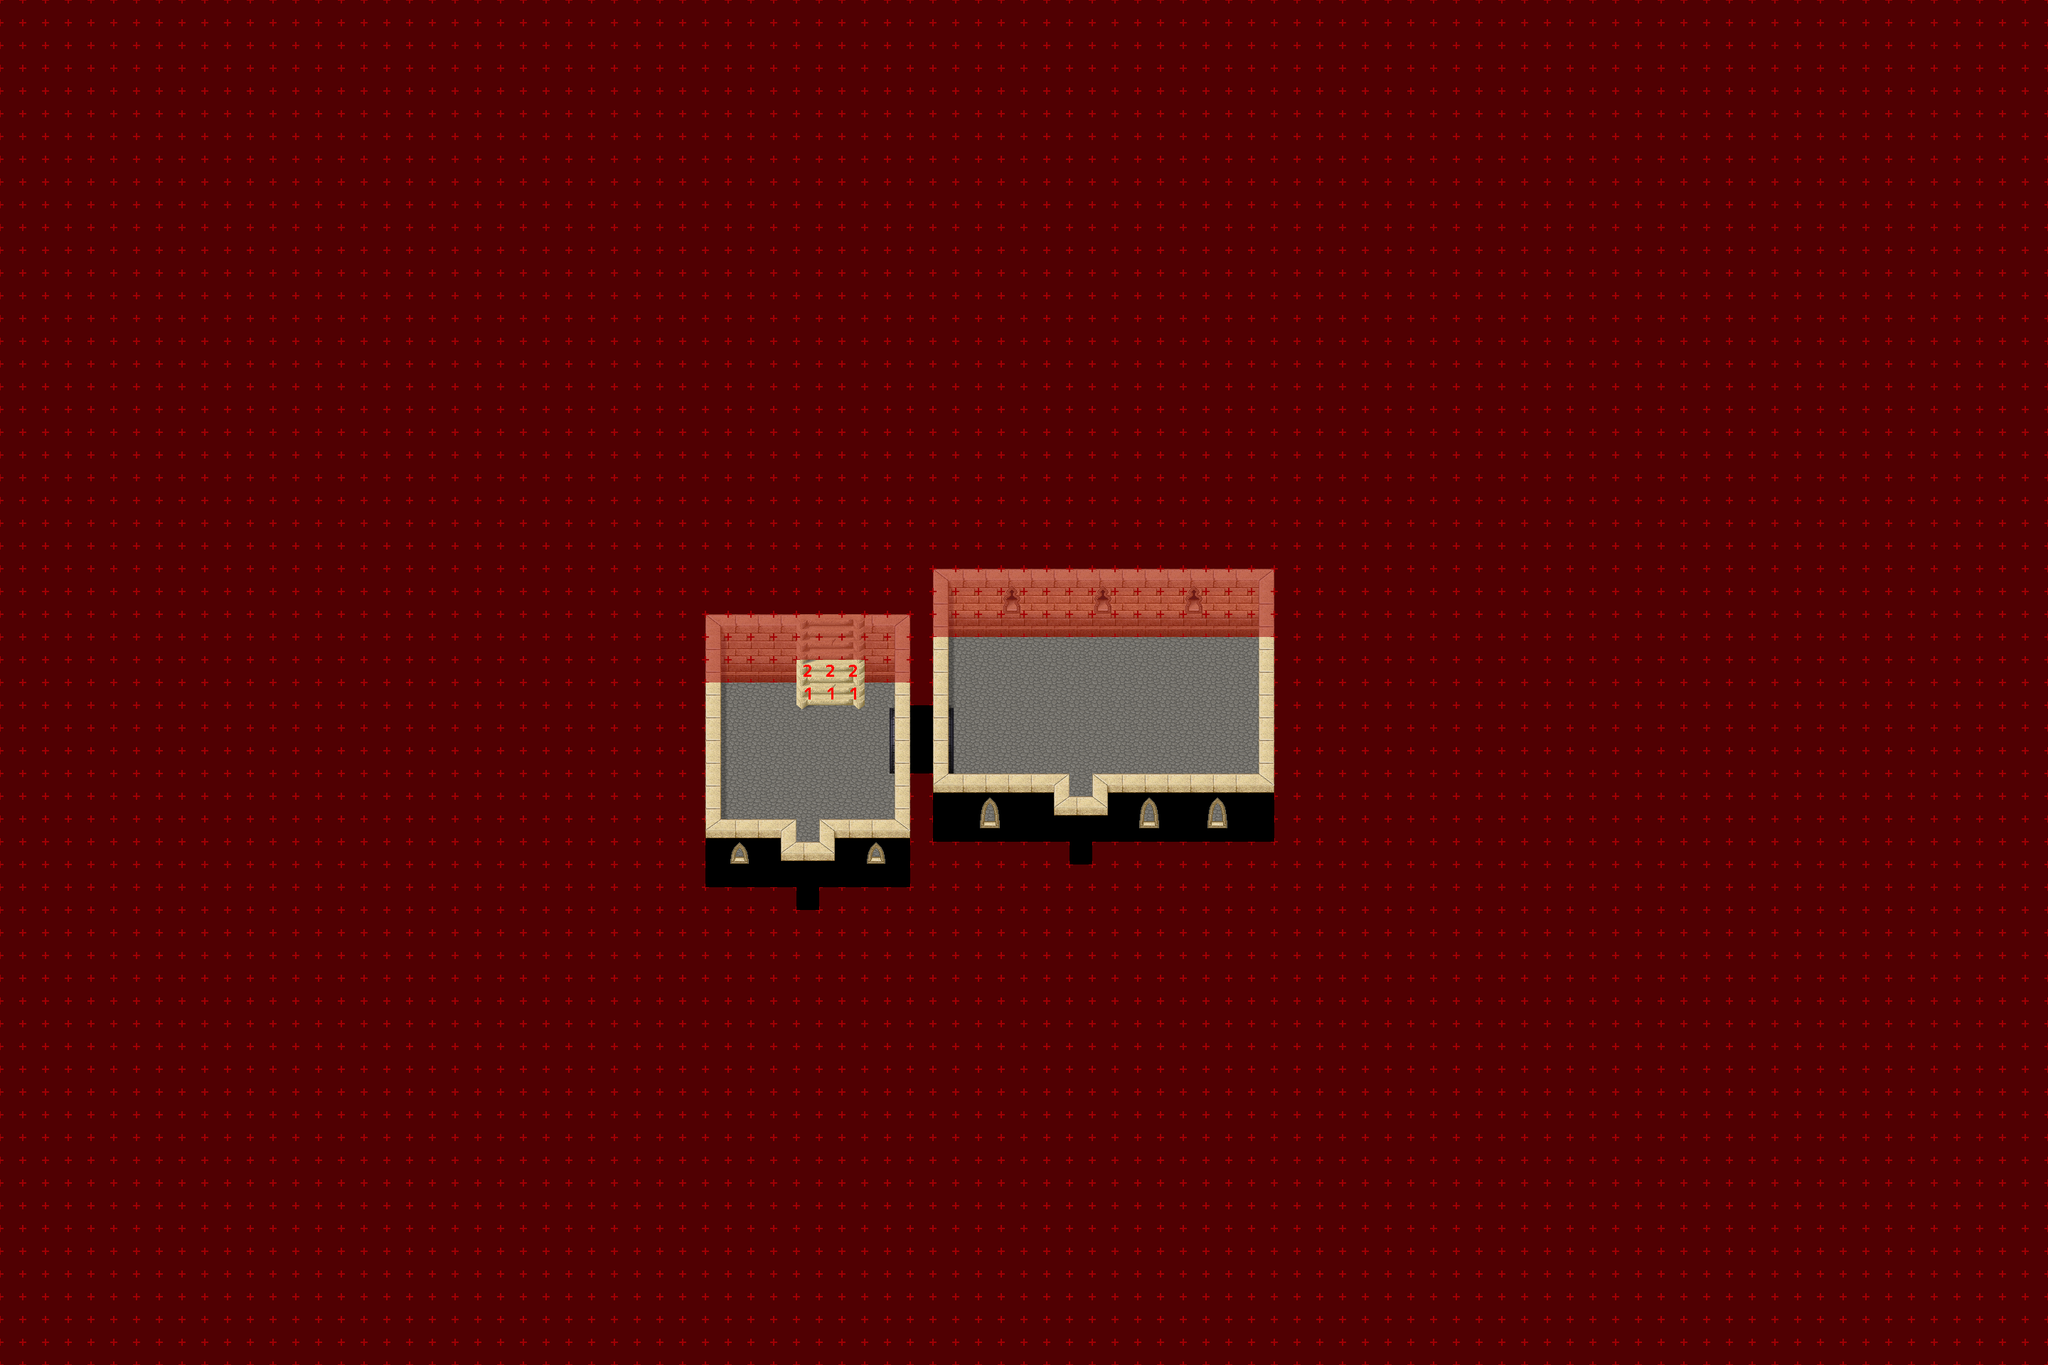

Below is a game level as drawn by its tile map, then a one-line description and the .tmx that defines it (tile-layer data replaced by summaries):
An orthogonal 90x60 tile map with 32x32 px tiles, 8 tile layers (Ground, Ground 2, Ground 3, Fringe, ...), 1 hidden layer not drawn, 4 tilesets and 3 objects (3x warp).

<map version="1.4" tiledversion="1.4.1" orientation="orthogonal" renderorder="right-down" compressionlevel="0" width="90" height="60" tilewidth="32" tileheight="32" infinite="0" nextlayerid="11" nextobjectid="4">
 <properties>
  <property name="license" value="CC BY-SA 3.0" />
  <property name="manaplus version" value="2" />
  <property name="minimap" value="graphics/minimaps/020-2-1.png" />
  <property name="music" value="faith.ogg" />
  <property name="name" value="Brotherhood Castle" />
 </properties>
 <tileset firstgid="1" name="desert-castle-indoor" tilewidth="32" tileheight="32" tilecount="512" columns="16">
  <image source="../graphics/tilesets/desert-castle-indoor.png" width="512" height="1024" />
 </tileset>
 <tileset firstgid="513" name="collision" tilewidth="32" tileheight="32" tilecount="9" columns="3">
  <image source="../graphics/tilesets/collision.png" width="96" height="96" />
 </tileset>
 <tileset firstgid="522" name="desert-castle" tilewidth="32" tileheight="32" tilecount="512" columns="32">
  <image source="../graphics/tilesets/desert-castle.png" width="1024" height="512" />
 </tileset>
 <tileset firstgid="1034" name="level-number" tilewidth="32" tileheight="32" tilecount="16" columns="16">
  <image source="../graphics/tilesets/level-number.png" width="512" height="32" />
 </tileset>
 <layer id="1" name="Ground" width="90" height="60">
  <data>[5400 cells, 5400 non-empty, 4 distinct tile ids]</data>
 </layer>
 <layer id="2" name="Ground 2" width="90" height="60">
  <data>[5400 cells, 43 non-empty, 13 distinct tile ids]</data>
 </layer>
 <layer id="3" name="Ground 3" width="90" height="60">
  <data>[5400 cells, 2 non-empty, 2 distinct tile ids]</data>
 </layer>
 <layer id="4" name="Fringe" width="90" height="60">
  <data>[5400 cells, 0 non-empty, 0 distinct tile ids]</data>
 </layer>
 <layer id="5" name="Over" width="90" height="60">
  <data>[5400 cells, 222 non-empty, 16 distinct tile ids]</data>
 </layer>
 <layer id="6" name="Over 2" width="90" height="60">
  <data>[5400 cells, 31 non-empty, 8 distinct tile ids]</data>
 </layer>
 <layer id="7" name="Over 3" width="90" height="60" visible="0">
  <data>[5400 cells, 0 non-empty, 0 distinct tile ids]</data>
 </layer>
 <layer id="8" name="Collision" width="90" height="60">
  <data>[5400 cells, 5176 non-empty, 1 distinct tile ids]</data>
 </layer>
 <layer id="9" name="Heights" width="90" height="60">
  <data>[5400 cells, 6 non-empty, 2 distinct tile ids]</data>
 </layer>
 <objectgroup id="10" name="Objects">
  <object id="1" name="To Tulimshar" type="warp" x="1120" y="1248" width="32" height="32">
   <properties>
    <property name="dest_map" value="020-1" />
    <property name="dest_x" value="140" />
    <property name="dest_y" value="72" />
   </properties>
  </object>
  <object id="2" name="To Tulimshar" type="warp" x="1504" y="1184" width="32" height="32">
   <properties>
    <property name="dest_map" value="020-1" />
    <property name="dest_x" value="146" />
    <property name="dest_y" value="71" />
   </properties>
  </object>
  <object id="3" name="To Brotherhood Tower" type="warp" x="1120" y="928" width="96" height="32">
   <properties>
    <property name="dest_map" value="020-2-2" />
    <property name="dest_x" value="32" />
    <property name="dest_y" value="28" />
   </properties>
  </object>
 </objectgroup>
</map>
